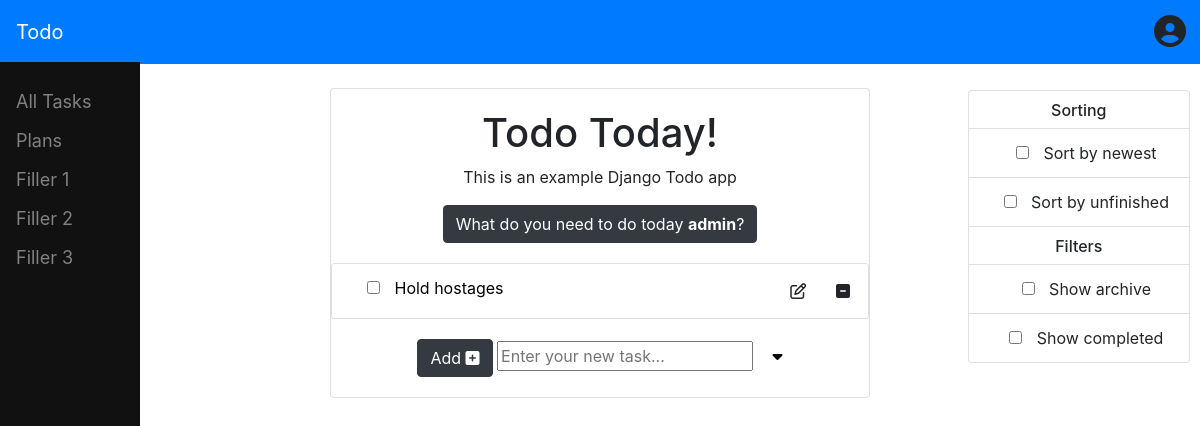
The app's page / (signed in), older data.
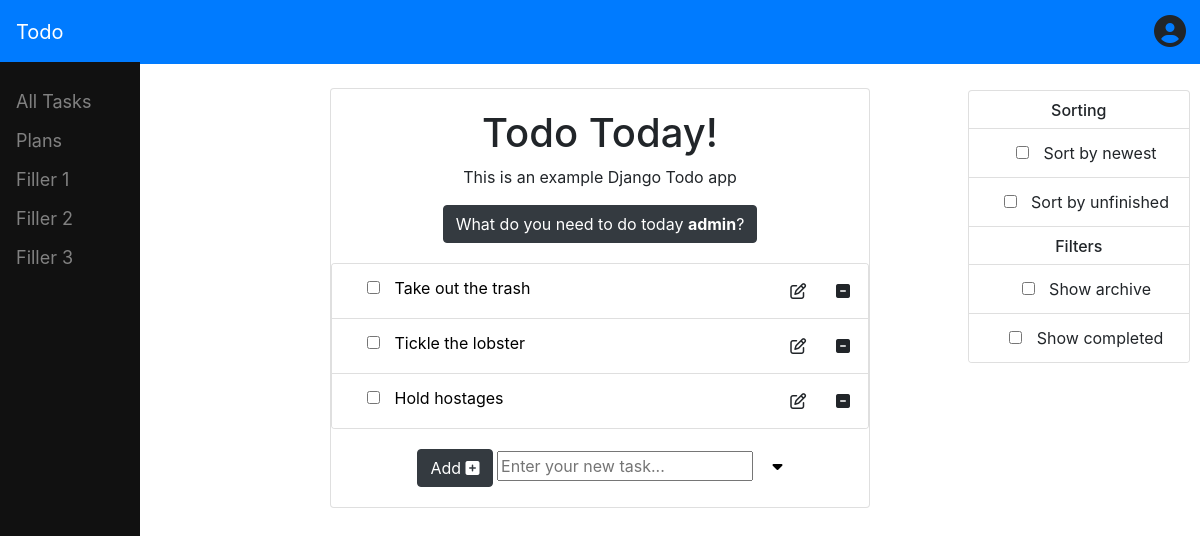
The same page, newer data.
### tasks/models.py (models this page shows, shortened)
class Task(models.Model):
    author = models.ForeignKey(
        settings.AUTH_USER_MODEL,
        on_delete=models.CASCADE,
    )
    task_title = models.CharField(max_length=200)
    task_description = models.CharField(max_length=200, blank=True, null=True)
    creation_date = models.DateTimeField('date created', default=datetime.datetime.now())
    updated_date = models.DateTimeField('date updated', default=datetime.datetime.now())
    completed = models.BooleanField(default=False)

### tasks/views.py (the view)
# urls.py: path('', views.index, name='index'),
def index(request):
    if request.user.is_authenticated:
        latest_tasks = Task.objects.filter(author=request.user).order_by('-updated_date')
        username = request.user.get_username()
        context = {
            'latest_task_list' : latest_tasks,
            'username' : username
            }
        return render(request, 'todo/index.html', context)
    else:
        return render(request, 'account/login.html')

### templates/todo/index.html (shortened to what this page needs)
{% extends 'base.html' %}
{% block content %}
<div class="card text-center">
  <div class="card-body">
    <h1>Todo Today!</h1>
    <p>This is an example Django Todo app</p>
    <a class="btn btn-dark" href="">
        What do you need to do today <b>{{username}}</b>?</a
      >
  </div>
  {% include 'todo/task_list.html' %}
  {% include 'todo/aside.html' %}
  {% include 'todo/add_task.html' %}
</div>
{% endblock %}

### templates/base.html (shortened to what this page needs)
<!DOCTYPE html>
<html lang="en">
<head>
    <link rel="stylesheet" href="https://stackpath.bootstrapcdn.com/bootstrap/4.5.0/css/bootstrap.min.css">
</head>
<body>
    <div class="main">
        {% include 'partials/_navbar.html' %}
    </div>
    {% include 'partials/_sidebar.html' %}
    <div class="container">
        <div class="row">
            <div class="col-md-6 m-auto">
                {% block content %}{% endblock %}
            </div>
        </div>
    </div>
</body>
</html>

### templates/partials/_navbar.html (shortened to what this page needs)
{% load static %}
{% block style %}
    <link rel="stylesheet" type="text/css" href="{% static "fontawesome/css/all.min.css" %}" />
{% endblock %}
<nav class="navbar navbar-dark bg-primary mb-4">
  <a href="/" class="navbar-brand">Todo</a>
  <button class="btn" type="button" id="dropdownMenuButton" data-toggle="dropdown" aria-haspopup="true" aria-expanded="false">
    <i class="fas fa-user-circle fa-2x"></i>
  </button>
</nav>

### templates/partials/_sidebar.html (shortened to what this page needs)
<div class="sidebar">
    <a>All Tasks</a>
    <a>Plans</a>
    <a>Filler 1</a>
    <a>Filler 2</a>
    <a>Filler 3</a>
</div>

### templates/todo/task_list.html (shortened to what this page needs)
<div class="card text-left">
  {% if latest_task_list %}
    <ul class="list-group list-group-flush">
    {% for task in latest_task_list %}
    <li class="list-group-item">
      <div class="row">
        <div class="col-sm-10">
          <form action="{% url 'tasks:complete' task.id %}" method="POST">
            <input type="checkbox" onChange="this.form.submit()" {% if task.completed == True %} checked {% endif %}>
            <a class="" data-toggle="collapse" href="#task_extended{{ forloop.counter }}" role="button" aria-expanded="false" aria-controls="task_extended">
              {{task.task_title}}
            </a>
          </form>
        </div>
        <div class="col-sm-1">
            <button class="btn float-right" data-toggle="collapse" href="#edit_task_extended{{ forloop.counter }}" role="button" aria-expanded="false" aria-controls="edit_task_extended{{ forloop.counter }}">
              <i class="fa fa-pencil-square-o fa-pull-right" aria-hidden="false"></i>
            </button>
        </div>
        <div class="col-sm-1">
          <form action="{% url 'tasks:delete' task.id %}" method="POST">
            <button type="submit" class="btn float-right">
              <i class="fa fa-minus-square fa-pull-right" aria-hidden="true"></i>
            </button>
          </form>
        </div>
      </div>
    </li>
    {% endfor %}
</ul>
{% else %}
    <p>No tasks</p>
{% endif %}
</div>

### templates/todo/aside.html
<div class="sidepanel">
    <div class="card">
      <h5 class="sideheader text-center">Sorting</h5>
      <ul class="list-group list-group-flush">
        <li class="list-group-item">
          <input type=checkbox> Sort by newest</input>
        </li>
        <li class="list-group-item">
          <input type=checkbox> Sort by unfinished</input>
        </li>
      </ul>
      <h5 class="sideheader text-center">Filters</h5>
      <ul class="list-group list-group-flush">
        <li class="list-group-item">
          <input type=checkbox> Show archive</input>
        </li>
        <li class="list-group-item">
          <input type=checkbox> Show completed</input>
        </li>
      </ul>
    </div>
  </div>

### templates/todo/add_task.html (shortened to what this page needs)
<div class="card-body">
  <form action="{% url 'tasks:add_task' %}" method="POST">
    <button type="submit" class="btn btn-dark">
      Add
      <i class="fa fa-plus-square" aria-hidden="true"></i>
    </button>
    <input type="text" id="task_title" name="task_title" placeholder="Enter your new task..." value="">
      <a class="" data-toggle="collapse" href="#add_task_extended" role="button" aria-expanded="false" aria-controls="add_task_extended">
        <i class="fas fa-caret-down"></i>
      </a>
  </form>
</div>

### templates/base.html (style rules this page uses)
.main { margin-left:0px; padding: 0px 0px; }

### templates/partials/_sidebar.html (style rules this page uses)
.sidebar { height:100%; width:140px; position: fixed; z-index: 1; top:0; left:0; background-color:#111; overflow-x: hidden; padding-top: 20px; margin-top: 62px; }
.sidebar a { padding: 6px 8px 6px 16px; text-decoration: none; color: #818181; font-size: 18px; display: block; }

### templates/todo/index.html (style rules this page uses)
.sidepanel { position: fixed; top: 0; right: 10px; padding-top: 0px; margin-top: 90px; }
.sideheader { margin-top: 10px; font-size: 16px; }
a { color: black }

### templates/todo/task_list.html (style rules this page uses)
.sidepanel { position: fixed; top: 0; right: 10px; padding-top: 0px; margin-top: 90px; }
.sideheader { margin-top: 10px; font-size: 16px; }
a { color: black }
input[type="checkbox"] { margin-right: 10px }
button { margin-right: -15px; }

### templates/todo/add_task.html (style rules this page uses)
input { margin-left: 15px; margin-right: 15px; }

Row changes from the older to the newer data that the page shows:
added Task: task_title "Take out the trash"
added Task: task_title "Tickle the lobster"
